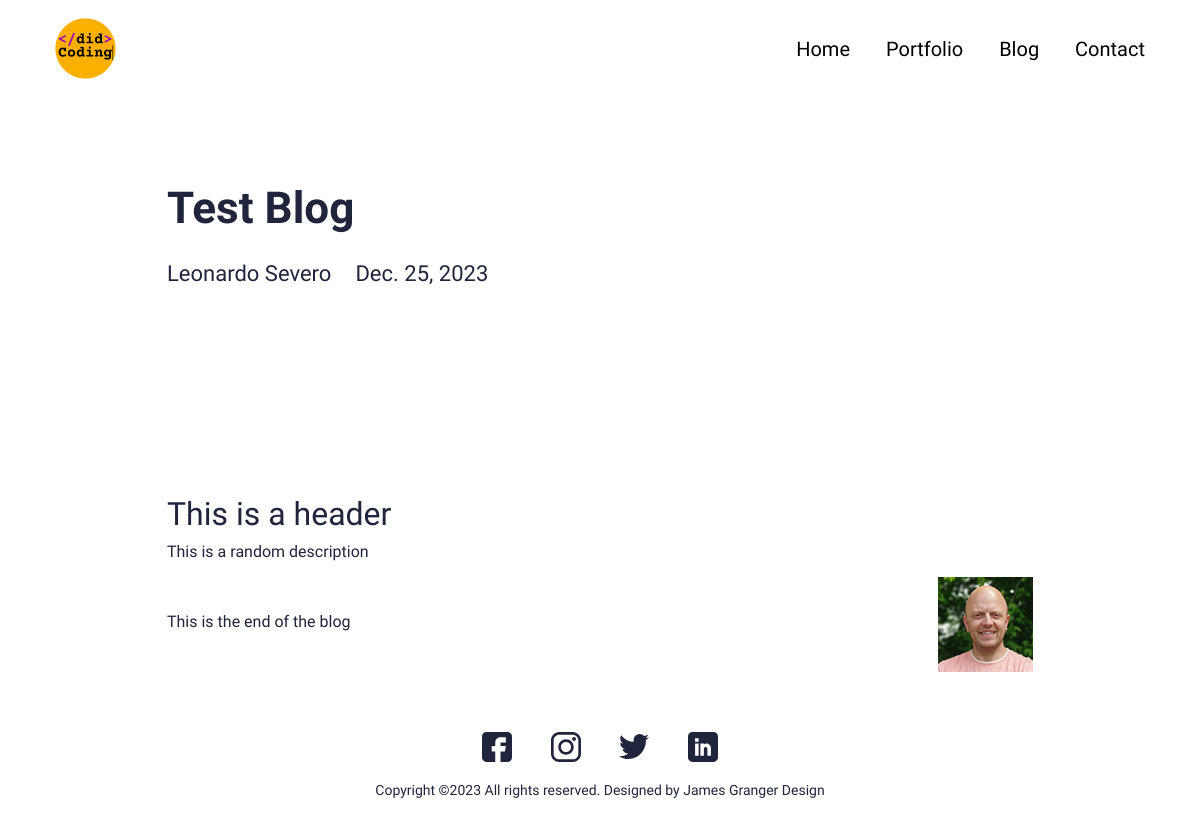
The page /blog/test-blog on the database its author committed.
### main/models.py (models this page shows, shortened)
class Blog(models.Model):
    class Meta:
        verbose_name_plural = 'Blog Profiles'
        verbose_name = 'Blog'
        ordering = ["timestamp"]
    timestamp = models.DateTimeField(auto_now_add=True)
    author = models.CharField(max_length=200, blank=True, null=True)
    name = models.CharField(max_length=200, blank=True, null=True)
    description = models.CharField(max_length=500, blank=True, null=True)
    body = RichTextField(blank=True, null=True)
    slug = models.SlugField(null=True, blank=True)
    image = models.ImageField(blank=True, null=True, upload_to="blog")
    is_active = models.BooleanField(default=True)

### main/views.py (the view)
# urls.py: path('blog/<slug:slug>', views.BlogDetailView.as_view(), name="blog"),
class BlogDetailView(generic.DetailView):
	model = Blog
	template_name = "main/blog-detail.html"

### resume_demo/context_processors.py (called while the page is built)
def project_context(request):
	context = {
		'me': User.objects.first(),
	}
	return context

### main/templates/main/blog-detail.html (shortened to what this page needs)
{% extends 'main/base.html' %}
{% load static %}
{% block content %}
<section>
  <div class="innerPageBannerCol">
    <div class="container">
      <div class="row g-4 g-md-3  align-items-center">
        <div class="col-md-6">
          <div class="bannerContent">
            <h1 class="xlTitle pb-md-3">{{object.name|title}}</h1>
          </div>
        </div>
      </div>
      <div class="row">
        <div class="col-md-auto">
          <div class="authorCol">
            <h4 class="smTitle pb-3">{{object.author|title}}</h4>
          </div>
        </div>
        <div class="col-md">
          <h4 class="smTitle pb-3">{{object.timestamp.date}}</h4>
        </div>
      </div>
    </div>
  </div>
</section>
<section>
  <div class="sectionSpaceSm">
    <div class="container">
      {{object.body|safe}}
    </div>
  </div>
</section>
{% endblock %}

### static/css/style.css (style rules this page uses)
:root { --primaryColor: #9C07B6; --primaryDarkColor: #3D0048; --primaryHoverColor: #900AA8; --secondaryColor: #F9B000; --baseColor: #21243D; --baseFont: 'Heebo', sans-serif; --titleFont: 'Courier Prime', monospace; --regular: 400; --medium: 500; --bold: 700; --black: 900; --lightBg: #F1F1F1; }
html { scroll-behavior: smooth; }
body { font-family: var(--baseFont); color: var(--baseColor); line-height: normal; }
img { max-width: 100%; }
.xlTitle { font-size: 44px; line-height: 1.3; font-weight: var(--bold); font-family: var(--titleFont) }
.smTitle { font-size: 22px; line-height: normal; font-weight: var(--regular); font-family: var(--titleFont) }
.sectionSpaceSm { padding: 35px 0; }
.innerPageBannerCol { padding: 180px 0 150px; }
@media (min-width:992px) { .container, .container-lg, .container-md, .container-sm, .container-xl, .container-xxl { max-width: 890px; } }

### rows shown on the page
Blog: name "Test Blog", author "Leonardo Severo", timestamp "Dec. 25, 2023", body "This is a header This is a random description This is the end of the blog", body (picture)
